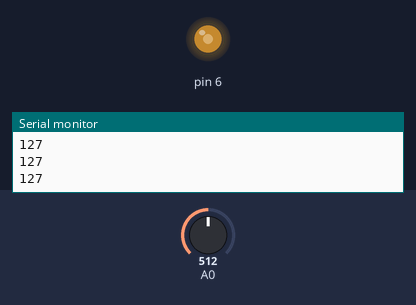
Bench run of a sketch on a simulated Arduino Uno, built with avr-gcc and run on an emulated ATmega328P. Shown: output pins drawn as LEDs (lit = HIGH), the last lines printed to the serial monitor. Inputs (shaded band) come from the test bench; at power-on: A0 = 512.

Above: at 1.2 s.
1.3 s: A0 set to 716
At 2.5 s:
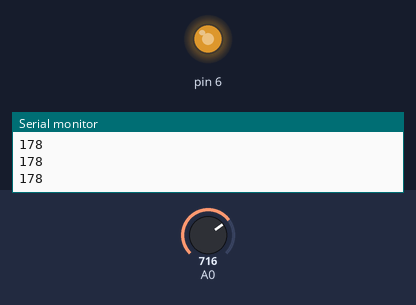
2.8 s: A0 set to 900
At 3.7 s:
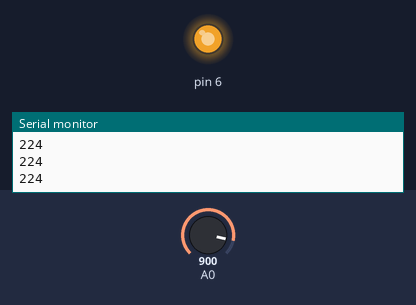
4.3 s: A0 set to 122
At 4.8 s:
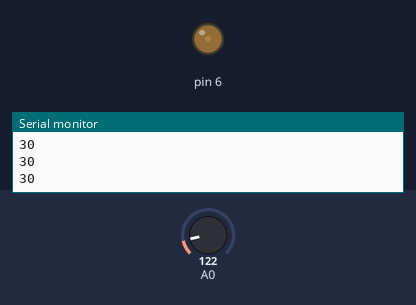
5.8 s: A0 set to 0
At 7.0 s:
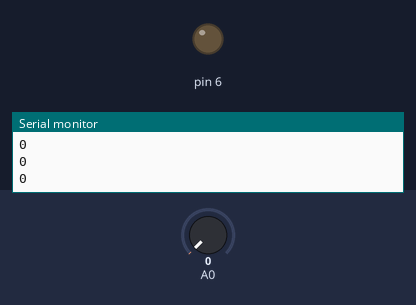
7.3 s: A0 set to 511
At 8.3 s:
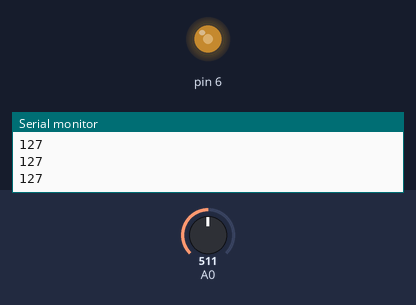
Timing chart, 0 to 9.8 s (numbered marks = the images above; inputs shaded):
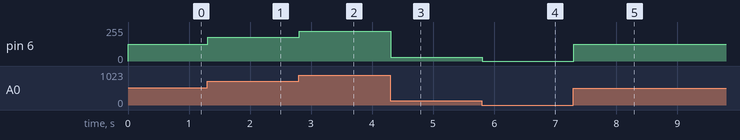

The sketch:

Lab2_3.ino
```cpp
int val = 0;

void setup() {
  // put your setup code here, to run once:
  pinMode(6, OUTPUT);
  Serial.begin(9600);
}

void loop() {
  // put your main code here, to run repeatedly:
  val = analogRead(A0);
  int brightness = map(val, 0, 1023, 0, 255);
  Serial.println(brightness);
  analogWrite(6,brightness);
}
```

Measured:
- after the input at 1.3 s, pin 6: 127/255 → 178/255 at once
- after the input at 2.8 s, pin 6: 178/255 → 224/255 at once
- after the input at 4.3 s, pin 6: 224/255 → 30/255 at once
- after the input at 5.8 s, pin 6: 30/255 → 0/255 at once
- after the input at 7.3 s, pin 6: 0/255 → 127/255 at once
